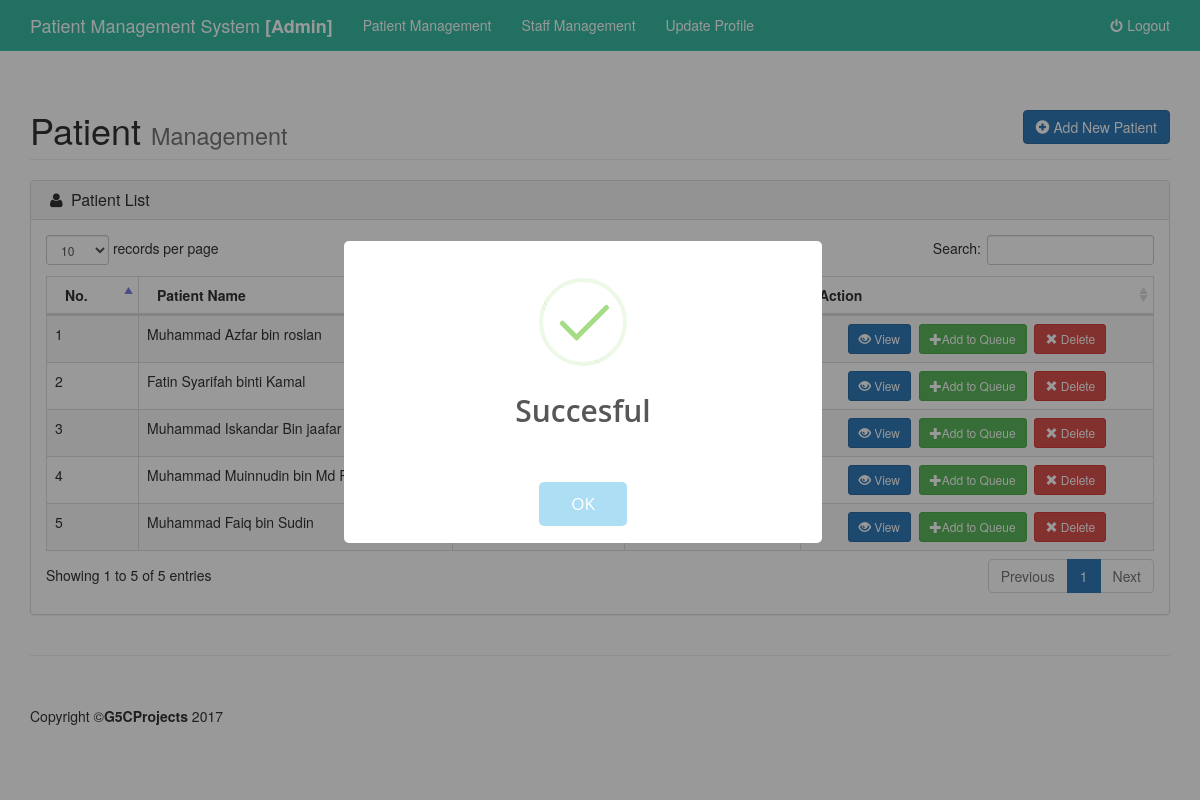
The app's page /admin/patient.php?s=t (signed in), older data.
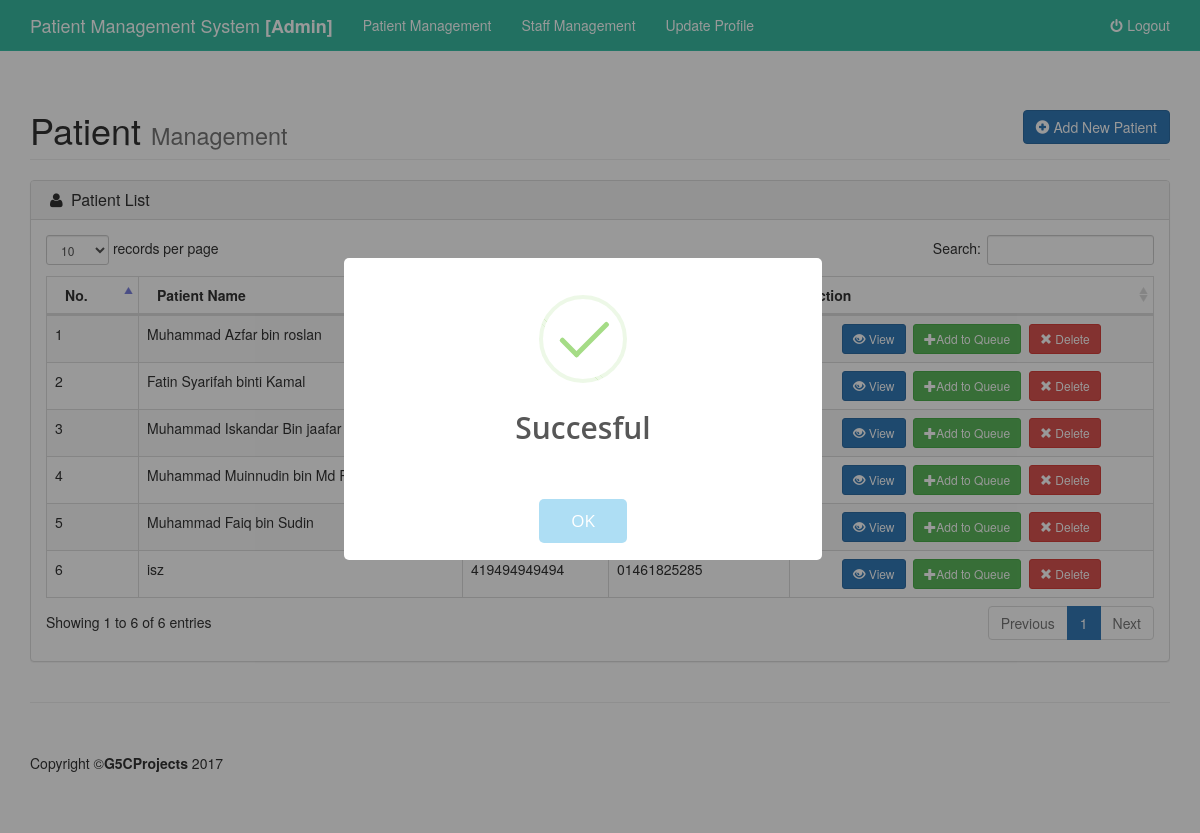
The same page, newer data.
### tables this page shows
CREATE TABLE `patient` (
  `patientID` int(50) NOT NULL,
  `patientName` varchar(50) NOT NULL,
  `patientIc` varchar(15) NOT NULL,
  `patientAddress` varchar(50) NOT NULL,
  `patientPhoneNumber` varchar(13) NOT NULL
);

### admin/patient.php (the view, shortened to what this page needs)
<?php
include '../include/db.php';
$sql2 = "SELECT * FROM patient";
$result2 = mysqli_query($connect,$sql2);
?>
   <?php include "include/header.php"; ?>
    <div class="container">
       <div class="row">
                    <div class="col-lg-12">
                        <h1 class="page-header">
                            Patient <small>Management</small>
                            <a data-toggle="modal" data-target="#myModal"  class="btn btn-primary pull-right"><span class="glyphicon glyphicon-plus-sign" aria-hidden="true"></span> Add New Patient</a>
                        </h1>
                    </div>
                </div>
               <div class="row">
                    <div class="col-lg-12">
                        <div class="panel panel-default">
                            <div class="panel-heading">
                                <h3 class="panel-title"><i class="fa fa-user fa-fw"></i> Patient List</h3>
                            </div>
                            <div class="panel-body">
                                 <div class="dataTable_wrapper">
                                    <table class="table table-striped table-bordered table-hover" id="dataTables-example">
                                        <thead>
                                            <tr>
                                                <th class="col-lg-1">No.</th>
                                                <th>Patient Name</th>
                                                <th>Action</th>
                                             </tr>
                                        </thead>
                                        <tbody>
                                            <?php $total_rows = 1; while($row2 = mysqli_fetch_assoc($result2)){  ?>
                                              <tr>
                                                <td><?=$total_rows;?></td>
                                                <td><?php echo $row2['patientName']; ?></td>
                                                <td><?php echo $row2['patientIc']; ?></td>
                                                  <td><?php echo $row2['patientPhoneNumber']; ?></td>
                                                <td ><center>
                                                    <a  data-toggle="tooltip" data-placement="top" title="View" class = "btn btn-primary btn-sm"  href="listdiagnosis.php?id=<?=$row2['patientID'];?>" ><span class="glyphicon glyphicon-eye-open" ></span> View</a>&nbsp;
                                                    <a   data-toggle="tooltip" data-placement="top" title="Add in Queue"class = "btn btn-success btn-sm"  href="newq.php?id=<?=$row2['patientID'];?>" ><span class="glyphicon glyphicon-plus" aria-hidden="true"></span>Add to Queue</a>&nbsp;
                                                    <a data-toggle="tooltip" data-placement="top" title="Delete Record" id = "confirmation" class = "btn btn-danger btn-sm" href="del.php?id=<?=$row2['patientID'];?>&t=<?= 'pr'?>" ><span class="glyphicon glyphicon-remove" aria-hidden="true"> </span> Delete</a></center></td>
                                              </tr>
                                             <?php $total_rows++; }  ?>
                                        </tbody>
                                    </table>
                                </div>
                            </div>
                        </div>
                    </div>
                </div>
    </div>
    <?php include "include/footer.php"; ?>

Row changes from the older to the newer data that the page shows:
added patient: patientName "isz", patientIc "419494949494", patientPhoneNumber "01461825285"
Text that changed along with them:
text written by a page script: "records per page Search: Showing 1 to 5 of 5 entries Previous 1 Next" → "records per page Search: Showing 1 to 6 of 6 entries Previous 1 Next"
